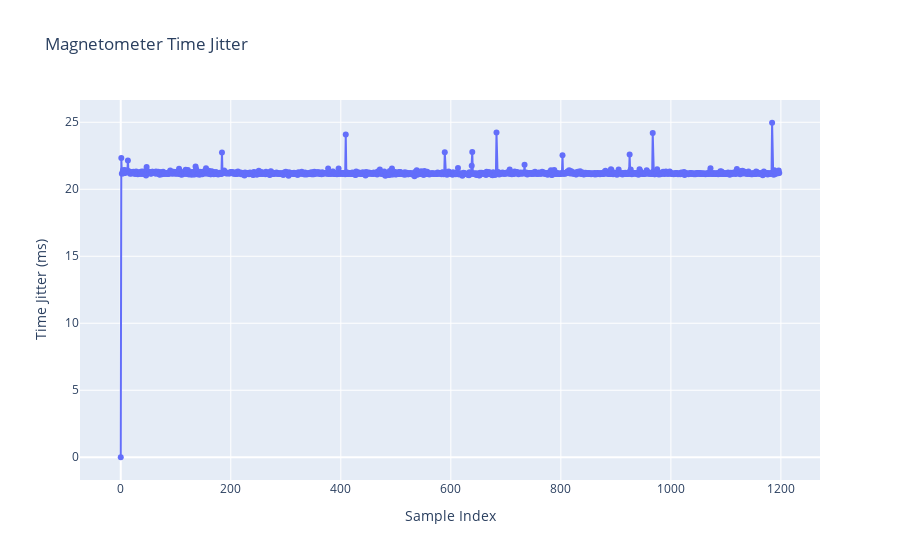

Notebook cell for this chart:
### Code cell
# compute time jitter in seconds
df['time_jitter'] = df['timestamp_ns'].diff() / 1e6    
df['time_jitter'].fillna(0, inplace=True)
print("\nFirst few rows with time_jitter:")

# plot time jitter
fig = go.Figure()
fig.add_trace(go.Scatter(x=df.index, y=df['time_jitter'], mode='lines+markers', name='Time Jitter (s)'))
fig.update_layout(title='Magnetometer Time Jitter', xaxis_title='Sample Index', yaxis_title='Time Jitter (ms)')
fig.show()

### Figure 1 — Plotly figure (JSON) as saved in the notebook; plotly's stock layout.template omitted (floating-point values rounded to 4 significant figures; data arrays with more than 128 entries replaced by an {"elided": "..."} marker saying what was removed)
{"data": [{"mode": "lines+markers", "name": "Time Jitter (s)", "type": "scatter", "x": {"elided": "1198 int values"}, "y": {"elided": "1198 float values"}}], "layout": {"title": {"text": "Magnetometer Time Jitter"}, "xaxis": {"title": {"text": "Sample Index"}}, "yaxis": {"title": {"text": "Time Jitter (ms)"}}}}
